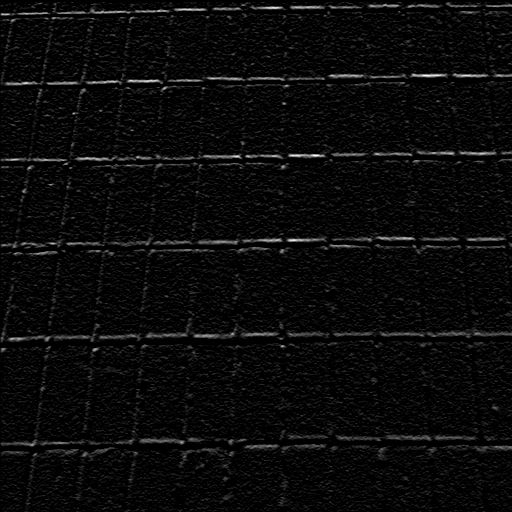

Source code (Python):
import numpy as np
import matplotlib.pyplot as plt
import scipy.misc
from skimage.color import rgb2gray
from skimage import morphology
from skimage import measure
import copy
import math
import scipy.fftpack as sp

filepath = "test_images/"

def readImage(name):
    return plt.imread(filepath+name)

def displayImage(image,m=1):
    plt.gray()
    plt.imshow(image,vmin=0,vmax=m)
    plt.axis("off")
    plt.show()

def getImageMax(image):
    type = image.dtype
    if np.issubdtype(type,np.integer):
        return np.iinfo(type).max
    else:
        return 1

def saveImage(image,name):
    plt.imsave(name,image,vmin=0,vmax=getImageMax(image))

#
#
#   DFT Filtering
#
#
def DFTFilter(f,h):
    A = f.shape[0]
    B = f.shape[1]
    C = h.shape[0]
    D = h.shape[1]
    P = nextPow2(A+C-1)
    Q = nextPow2(B+D-1)
    fp = np.zeros((P,Q))
    hp = np.zeros((P,Q))
    fp[0:A,0:B] = f
    hp[0:C,0:D] = h

    F = sp.fft2(fp)
    H = sp.fft2(hp)
    G = H*F
    g = sp.ifft2(G)
    return np.real(g[0:A,0:B])


def nextPow2(x):
    p = 1
    while 2**p < x:
        p+=1
    return 2**p

brick = readImage("brick.png")
Sobel = np.array([[-1,-2,-1],[0,0,0],[1,2,1]])
displayImage(brick)
Q_brick = DFTFilter(brick,Sobel)
displayImage(Q_brick)
saveImage(Q_brick,"Q_brick.png")
